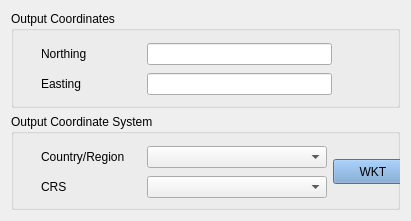
     <widget class="QWidget" name="layoutWidget">
      <property name="geometry">
       <rect>
        <x>600</x>
        <y>12</y>
        <width>411</width>
        <height>221</height>
       </rect>
      </property>
      <layout class="QVBoxLayout" name="verticalLayout_2">
       <item>
        <widget class="QGroupBox" name="groupBox_3">
         <property name="title">
          <string>Output Coordinates</string>
         </property>
         <widget class="QWidget" name="layoutWidget">
          <property name="geometry">
           <rect>
            <x>30</x>
            <y>30</y>
            <width>291</width>
            <height>58</height>
           </rect>
          </property>
          <layout class="QGridLayout" name="gridLayout_2">
           <item row="0" column="0">
            <widget class="QLabel" name="rLat">
             <property name="sizePolicy">
              <sizepolicy hsizetype="Fixed" vsizetype="Fixed">
               <horstretch>0</horstretch>
               <verstretch>0</verstretch>
              </sizepolicy>
             </property>
             <property name="minimumSize">
              <size>
               <width>100</width>
               <height>21</height>
              </size>
             </property>
             <property name="text">
              <string>Northing</string>
             </property>
            </widget>
           </item>
           <item row="0" column="1">
            <widget class="QLineEdit" name="northing">
             <property name="alignment">
              <set>Qt::AlignRight|Qt::AlignTrailing|Qt::AlignVCenter</set>
             </property>
            </widget>
           </item>
           <item row="1" column="0">
            <widget class="QLabel" name="rLon">
             <property name="sizePolicy">
              <sizepolicy hsizetype="Fixed" vsizetype="Fixed">
               <horstretch>0</horstretch>
               <verstretch>0</verstretch>
              </sizepolicy>
             </property>
             <property name="minimumSize">
              <size>
               <width>100</width>
               <height>21</height>
              </size>
             </property>
             <property name="text">
              <string>Easting</string>
             </property>
            </widget>
           </item>
           <item row="1" column="1">
            <widget class="QLineEdit" name="easting">
             <property name="sizePolicy">
              <sizepolicy hsizetype="Expanding" vsizetype="Fixed">
               <horstretch>0</horstretch>
               <verstretch>0</verstretch>
              </sizepolicy>
             </property>
             <property name="alignment">
              <set>Qt::AlignRight|Qt::AlignTrailing|Qt::AlignVCenter</set>
             </property>
            </widget>
           </item>
          </layout>
         </widget>
        </widget>
       </item>
       <item>
        <widget class="QGroupBox" name="groupBox_8">
         <property name="title">
          <string>Output Coordinate System</string>
         </property>
         <widget class="QWidget" name="layoutWidget">
          <property name="geometry">
           <rect>
            <x>30</x>
            <y>30</y>
            <width>374</width>
            <height>58</height>
           </rect>
          </property>
          <layout class="QGridLayout" name="gridLayout">
           <item row="0" column="0">
            <widget class="QLabel" name="label_7">
             <property name="sizePolicy">
              <sizepolicy hsizetype="Fixed" vsizetype="Preferred">
               <horstretch>0</horstretch>
               <verstretch>0</verstretch>
              </sizepolicy>
             </property>
             <property name="minimumSize">
              <size>
               <width>100</width>
               <height>0</height>
              </size>
             </property>
             <property name="text">
              <string>Country/Region</string>
             </property>
            </widget>
           </item>
           <item row="0" column="1">
            <widget class="QComboBox" name="right_coord_sys">
             <property name="sizePolicy">
              <sizepolicy hsizetype="Fixed" vsizetype="Fixed">
               <horstretch>0</horstretch>
               <verstretch>0</verstretch>
              </sizepolicy>
             </property>
             <property name="minimumSize">
              <size>
               <width>180</width>
               <height>0</height>
              </size>
             </property>
             <property name="maximumSize">
              <size>
               <width>180</width>
               <height>16777215</height>
              </size>
             </property>
             <property name="baseSize">
              <size>
               <width>180</width>
               <height>0</height>
              </size>
             </property>
            </widget>
           </item>
           <item row="0" column="2" rowspan="2">
            <widget class="QPushButton" name="rWkt">
             <property name="minimumSize">
              <size>
               <width>80</width>
               <height>25</height>
              </size>
             </property>
             <property name="maximumSize">
              <size>
               <width>80</width>
               <height>25</height>
              </size>
             </property>
             <property name="palette">
              <palette>
               <active>
                <colorrole role="WindowText">
                 <brush brushstyle="SolidPattern">
                  <color alpha="255">
                   <red>0</red>
                   <green>0</green>
                   <blue>0</blue>
                  </color>
                 </brush>
                </colorrole>
                <colorrole role="Button">
                 <brush brushstyle="SolidPattern">
                  <color alpha="255">
                   <red>114</red>
                   <green>159</green>
                   <blue>207</blue>
                  </color>
                 </brush>
                </colorrole>
                <colorrole role="Light">
                 <brush brushstyle="SolidPattern">
                  <color alpha="255">
                   <red>127</red>
                   <green>213</green>
                   <blue>255</blue>
                  </color>
                 </brush>
                </colorrole>
                <colorrole role="Midlight">
                 <brush brushstyle="SolidPattern">
                  <color alpha="255">
                   <red>63</red>
                   <green>191</green>
                   <blue>255</blue>
                  </color>
                 </brush>
                </colorrole>
                <colorrole role="Dark">
                 <brush brushstyle="SolidPattern">
                  <color alpha="255">
                   <red>0</red>
                   <green>85</green>
                   <blue>127</blue>
                  </color>
                 </brush>
                </colorrole>
                <colorrole role="Mid">
                 <brush brushstyle="SolidPattern">
                  <color alpha="255">
                   <red>0</red>
                   <green>113</green>
                   <blue>170</blue>
                  </color>
                 </brush>
                </colorrole>
                <colorrole role="Text">
                 <brush brushstyle="SolidPattern">
                  <color alpha="255">
                   <red>0</red>
                   <green>0</green>
                   <blue>0</blue>
                  </color>
                 </brush>
                </colorrole>
                <colorrole role="BrightText">
                 <brush brushstyle="SolidPattern">
                  <color alpha="255">
                   <red>255</red>
                   <green>255</green>
                   <blue>255</blue>
                  </color>
                 </brush>
                </colorrole>
                <colorrole role="ButtonText">
                 <brush brushstyle="SolidPattern">
                  <color alpha="255">
                   <red>0</red>
                   <green>0</green>
                   <blue>0</blue>
                  </color>
                 </brush>
                </colorrole>
                <colorrole role="Base">
                 <brush brushstyle="SolidPattern">
                  <color alpha="255">
                   <red>114</red>
                   <green>159</green>
                   <blue>207</blue>
                  </color>
                 </brush>
                </colorrole>
                <colorrole role="Window">
                 <brush brushstyle="SolidPattern">
                  <color alpha="255">
                   <red>114</red>
                   <green>159</green>
                   <blue>207</blue>
                  </color>
                 </brush>
                </colorrole>
                <colorrole role="Shadow">
                 <brush brushstyle="SolidPattern">
                  <color alpha="255">
                   <red>0</red>
                   <green>0</green>
                   <blue>0</blue>
                  </color>
                 </brush>
                </colorrole>
                <colorrole role="AlternateBase">
                 <brush brushstyle="SolidPattern">
                  <color alpha="255">
                   <red>127</red>
                   <green>212</green>
                   <blue>255</blue>
                  </color>
                 </brush>
                </colorrole>
                <colorrole role="ToolTipBase">
                 <brush brushstyle="SolidPattern">
                  <color alpha="255">
                   <red>255</red>
                   <green>255</green>
                   <blue>220</blue>
                  </color>
                 </brush>
                </colorrole>
                <colorrole role="ToolTipText">
                 <brush brushstyle="SolidPattern">
                  <color alpha="255">
                   <red>0</red>
                   <green>0</green>
                   <blue>0</blue>
                  </color>
                 </brush>
                </colorrole>
               </active>
               <inactive>
                <colorrole role="WindowText">
                 <brush brushstyle="SolidPattern">
                  <color alpha="255">
                   <red>0</red>
                   <green>0</green>
                   <blue>0</blue>
                  </color>
                 </brush>
                </colorrole>
                <colorrole role="Button">
                 <brush brushstyle="SolidPattern">
                  <color alpha="255">
                   <red>114</red>
                   <green>159</green>
                   <blue>207</blue>
                  </color>
                 </brush>
                </colorrole>
                <colorrole role="Light">
                 <brush brushstyle="SolidPattern">
                  <color alpha="255">
                   <red>127</red>
                   <green>213</green>
                   <blue>255</blue>
                  </color>
                 </brush>
                </colorrole>
                <colorrole role="Midlight">
                 <brush brushstyle="SolidPattern">
                  <color alpha="255">
                   <red>63</red>
                   <green>191</green>
                   <blue>255</blue>
                  </color>
                 </brush>
                </colorrole>
                <colorrole role="Dark">
                 <brush brushstyle="SolidPattern">
                  <color alpha="255">
                   <red>0</red>
                   <green>85</green>
                   <blue>127</blue>
                  </color>
                 </brush>
                </colorrole>
                <colorrole role="Mid">
                 <brush brushstyle="SolidPattern">
                  <color alpha="255">
                   <red>0</red>
                   <green>113</green>
                   <blue>170</blue>
                  </color>
                 </brush>
                </colorrole>
                <colorrole role="Text">
                 <brush brushstyle="SolidPattern">
                  <color alpha="255">
                   <red>0</red>
                   <green>0</green>
                   <blue>0</blue>
                  </color>
                 </brush>
                </colorrole>
                <colorrole role="BrightText">
                 <brush brushstyle="SolidPattern">
                  <color alpha="255">
                   <red>255</red>
                   <green>255</green>
                   <blue>255</blue>
                  </color>
                 </brush>
                </colorrole>
                <colorrole role="ButtonText">
                 <brush brushstyle="SolidPattern">
                  <color alpha="255">
                   <red>0</red>
                   <green>0</green>
                   <blue>0</blue>
                  </color>
                 </brush>
                </colorrole>
                <colorrole role="Base">
                 <brush brushstyle="SolidPattern">
                  <color alpha="255">
                   <red>114</red>
                   <green>159</green>
                   <blue>207</blue>
                  </color>
                 </brush>
                </colorrole>
                <colorrole role="Window">
                 <brush brushstyle="SolidPattern">
                  <color alpha="255">
                   <red>114</red>
                   <green>159</green>
                   <blue>207</blue>
                  </color>
                 </brush>
                </colorrole>
                <colorrole role="Shadow">
                 <brush brushstyle="SolidPattern">
                  <color alpha="255">
                   <red>0</red>
                   <green>0</green>
                   <blue>0</blue>
                  </color>
                 </brush>
                </colorrole>
                <colorrole role="AlternateBase">
                 <brush brushstyle="SolidPattern">
                  <color alpha="255">
                   <red>127</red>
                   <green>212</green>
                   <blue>255</blue>
                  </color>
                 </brush>
                </colorrole>
                <colorrole role="ToolTipBase">
                 <brush brushstyle="SolidPattern">
                  <color alpha="255">
                   <red>255</red>
                   <green>255</green>
                   <blue>220</blue>
                  </color>
                 </brush>
                </colorrole>
                <colorrole role="ToolTipText">
                 <brush brushstyle="SolidPattern">
                  <color alpha="255">
                   <red>0</red>
                   <green>0</green>
                   <blue>0</blue>
                  </color>
                 </brush>
                </colorrole>
               </inactive>
               <disabled>
                <colorrole role="WindowText">
                 <brush brushstyle="SolidPattern">
                  <color alpha="255">
                   <red>0</red>
                   <green>85</green>
                   <blue>127</blue>
                  </color>
                 </brush>
                </colorrole>
                <colorrole role="Button">
                 <brush brushstyle="SolidPattern">
                  <color alpha="255">
                   <red>114</red>
                   <green>159</green>
                   <blue>207</blue>
                  </color>
                 </brush>
                </colorrole>
                <colorrole role="Light">
                 <brush brushstyle="SolidPattern">
                  <color alpha="255">
                   <red>127</red>
                   <green>213</green>
                   <blue>255</blue>
                  </color>
                 </brush>
                </colorrole>
                <colorrole role="Midlight">
                 <brush brushstyle="SolidPattern">
                  <color alpha="255">
                   <red>63</red>
                   <green>191</green>
                   <blue>255</blue>
                  </color>
                 </brush>
                </colorrole>
                <colorrole role="Dark">
                 <brush brushstyle="SolidPattern">
                  <color alpha="255">
                   <red>0</red>
                   <green>85</green>
                   <blue>127</blue>
                  </color>
                 </brush>
                </colorrole>
                <colorrole role="Mid">
                 <brush brushstyle="SolidPattern">
                  <color alpha="255">
                   <red>0</red>
                   <green>113</green>
                   <blue>170</blue>
                  </color>
                 </brush>
                </colorrole>
                <colorrole role="Text">
                 <brush brushstyle="SolidPattern">
                  <color alpha="255">
                   <red>0</red>
                   <green>85</green>
                   <blue>127</blue>
                  </color>
                 </brush>
                </colorrole>
                <colorrole role="BrightText">
                 <brush brushstyle="SolidPattern">
                  <color alpha="255">
                   <red>255</red>
                   <green>255</green>
                   <blue>255</blue>
                  </color>
                 </brush>
                </colorrole>
                <colorrole role="ButtonText">
                 <brush brushstyle="SolidPattern">
                  <color alpha="255">
                   <red>0</red>
                   <green>85</green>
                   <blue>127</blue>
                  </color>
                 </brush>
                </colorrole>
                <colorrole role="Base">
                 <brush brushstyle="SolidPattern">
                  <color alpha="255">
                   <red>114</red>
                   <green>159</green>
                   <blue>207</blue>
                  </color>
                 </brush>
                </colorrole>
                <colorrole role="Window">
                 <brush brushstyle="SolidPattern">
                  <color alpha="255">
                   <red>114</red>
                   <green>159</green>
                   <blue>207</blue>
                  </color>
                 </brush>
                </colorrole>
                <colorrole role="Shadow">
                 <brush brushstyle="SolidPattern">
                  <color alpha="255">
                   <red>0</red>
                   <green>0</green>
                   <blue>0</blue>
                  </color>
                 </brush>
                </colorrole>
                <colorrole role="AlternateBase">
                 <brush brushstyle="SolidPattern">
                  <color alpha="255">
                   <red>0</red>
                   <green>170</green>
                   <blue>255</blue>
                  </color>
                 </brush>
                </colorrole>
                <colorrole role="ToolTipBase">
                 <brush brushstyle="SolidPattern">
                  <color alpha="255">
                   <red>255</red>
                   <green>255</green>
                   <blue>220</blue>
                  </color>
                 </brush>
                </colorrole>
                <colorrole role="ToolTipText">
                 <brush brushstyle="SolidPattern">
                  <color alpha="255">
                   <red>0</red>
                   <green>0</green>
                   <blue>0</blue>
                  </color>
                 </brush>
                </colorrole>
               </disabled>
              </palette>
             </property>
             <property name="styleSheet">
              <string notr="true">background-color: rgb(114, 159, 207);</string>
             </property>
             <property name="text">
              <string>WKT</string>
             </property>
            </widget>
           </item>
           <item row="1" column="0">
            <widget class="QLabel" name="label_8">
             <property name="sizePolicy">
              <sizepolicy hsizetype="Fixed" vsizetype="Preferred">
               <horstretch>0</horstretch>
               <verstretch>0</verstretch>
              </sizepolicy>
             </property>
             <property name="minimumSize">
              <size>
               <width>100</width>
               <height>0</height>
              </size>
             </property>
             <property name="text">
              <string>CRS</string>
             </property>
            </widget>
           </item>
           <item row="1" column="1">
            <widget class="QComboBox" name="right_crs_select">
             <property name="sizePolicy">
              <sizepolicy hsizetype="Fixed" vsizetype="Fixed">
               <horstretch>0</horstretch>
               <verstretch>0</verstretch>
              </sizepolicy>
             </property>
             <property name="minimumSize">
              <size>
               <width>180</width>
               <height>0</height>
              </size>
             </property>
             <property name="maximumSize">
              <size>
               <width>180</width>
               <height>16777215</height>
              </size>
             </property>
             <property name="baseSize">
              <size>
               <width>180</width>
               <height>0</height>
              </size>
             </property>
            </widget>
           </item>
          </layout>
         </widget>
        </widget>
       </item>
      </layout>
     </widget>
